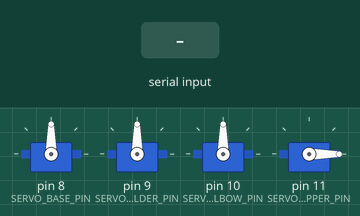
Simulated run of this sketch. Board: Arduino Uno, built with avr-gcc and run on an emulated ATmega328P. On the bench: 4 × servo. The inputs (shaded band) are chosen by the test bench.

Above: at 1.2 s.
1.3 s: "," received over Serial
At 2.5 s:
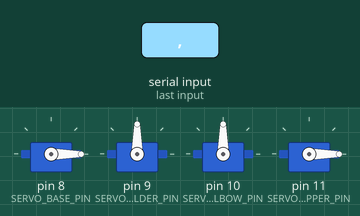
2.8 s: "30,150\n" received over Serial
At 3.5 s:
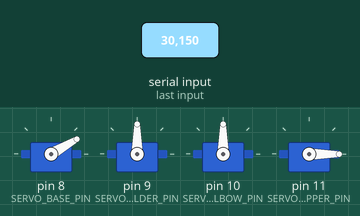
4.3 s: "90,45\n" received over Serial
At 4.8 s:
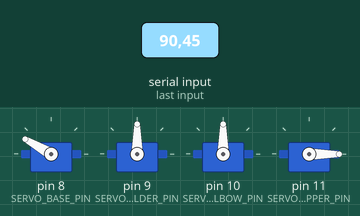
5.8 s: "b,45\n" received over Serial
At 7.0 s:
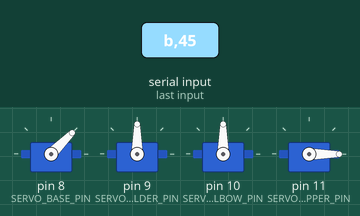
7.3 s: "s,45\n" received over Serial
At 8.1 s:
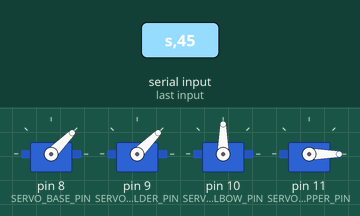
8.8 s: "e,45\n" received over Serial
At 9.3 s:
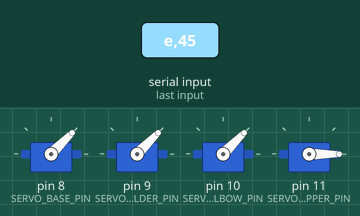
Timing chart, 0 to 11.3 s (numbered marks = the images above; inputs shaded):
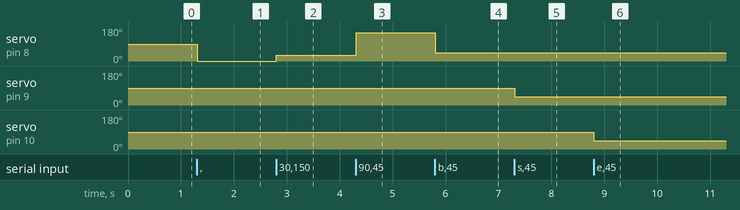

Measured:
- after the input at 1.3 s, servo on pin 8 (SERVO_BASE_PIN): 90° → 0° at once
- after the input at 2.8 s, servo on pin 8 (SERVO_BASE_PIN): 0° → 30° at once
- after the input at 4.3 s, servo on pin 8 (SERVO_BASE_PIN): 30° → 150° at once
- after the input at 5.8 s, servo on pin 8 (SERVO_BASE_PIN): 150° → 45° at once
- after the input at 7.3 s, servo on pin 9 (SERVO_SHOULDER_PIN): 90° → 45° at once
- after the input at 8.8 s, servo on pin 10 (SERVO_ELBOW_PIN): 90° → 45° at once

The sketch:

robot_control.ino
```cpp
#include <Servo.h>

#define SERVO_BASE_PIN 8
#define SERVO_SHOULDER_PIN 9
#define SERVO_ELBOW_PIN 10
#define SERVO_GRIPPER_PIN 11

#define BASE_START 90
#define SHOULDER_START 90
#define ELBOW_START 90
#define GRIPPER_START 0

Servo base;
Servo shoulder;
Servo elbow;
Servo gripper;

uint8_t idx = 0;
uint8_t value_idx = 0;
char value[4] = "000";

void reached_goal(Servo &motor, int goal)
{
  if (goal >= motor.read())
  {
    for (int pos = motor.read(); pos <= goal; pos++)
    {
      motor.write(pos);
//      delay(5);
    }
  }
  else
  {
    for (int pos = motor.read(); pos >= goal; pos--)
    {
      motor.write(pos);
//      delay(5);
    }
  }
}


void setup() {
  // put your setup code here, to run once:
  base.attach(SERVO_BASE_PIN);
  shoulder.attach(SERVO_SHOULDER_PIN);
  elbow.attach(SERVO_ELBOW_PIN);
  gripper.attach(SERVO_GRIPPER_PIN);

  base.write(BASE_START);
  shoulder.write(SHOULDER_START);
  elbow.write(ELBOW_START);
  gripper.write(GRIPPER_START);

  Serial.begin(115200);
  Serial.setTimeout(1);

}

void loop() {
  // put your main code here, to run repeatedly:
  if (Serial.available())
  {
    char chr = Serial.read();

    if (chr == 'b')
    {
      idx = 0;
      value_idx = 0;
    }
    else if (chr == 's')
    {
      idx = 1;
      value_idx = 0;
    }
    else if (chr == 'e')
    {
      idx = 2;
      value_idx = 0;
    }
    else if (chr == 'g')
    {
      idx = 3;
      value_idx = 0;
    }
    else if (chr == ',')
    {
      int val = atoi(value);
      if (val >= 0 && val <= 180)
      {
        if (idx == 0)
        {
          reached_goal(base, val);
        }
        else if (idx == 1)
        {
          reached_goal(shoulder, val);
        }
        else if (idx == 2)
        {
          reached_goal(elbow, val);
        }
        else if (idx == 3)
        {
          reached_goal(gripper, val);
        }
      }

      value[0] = '0';
      value[1] = '0';
      value[2] = '0';
      value[3] = '\0';
      value_idx = 0;
    }
    else if (chr >= '0' && chr <= '9' && value_idx < 3)
    {
      value[value_idx] = chr;
      value_idx++;
      value[value_idx] = '\0';
    }
  }
}
```
